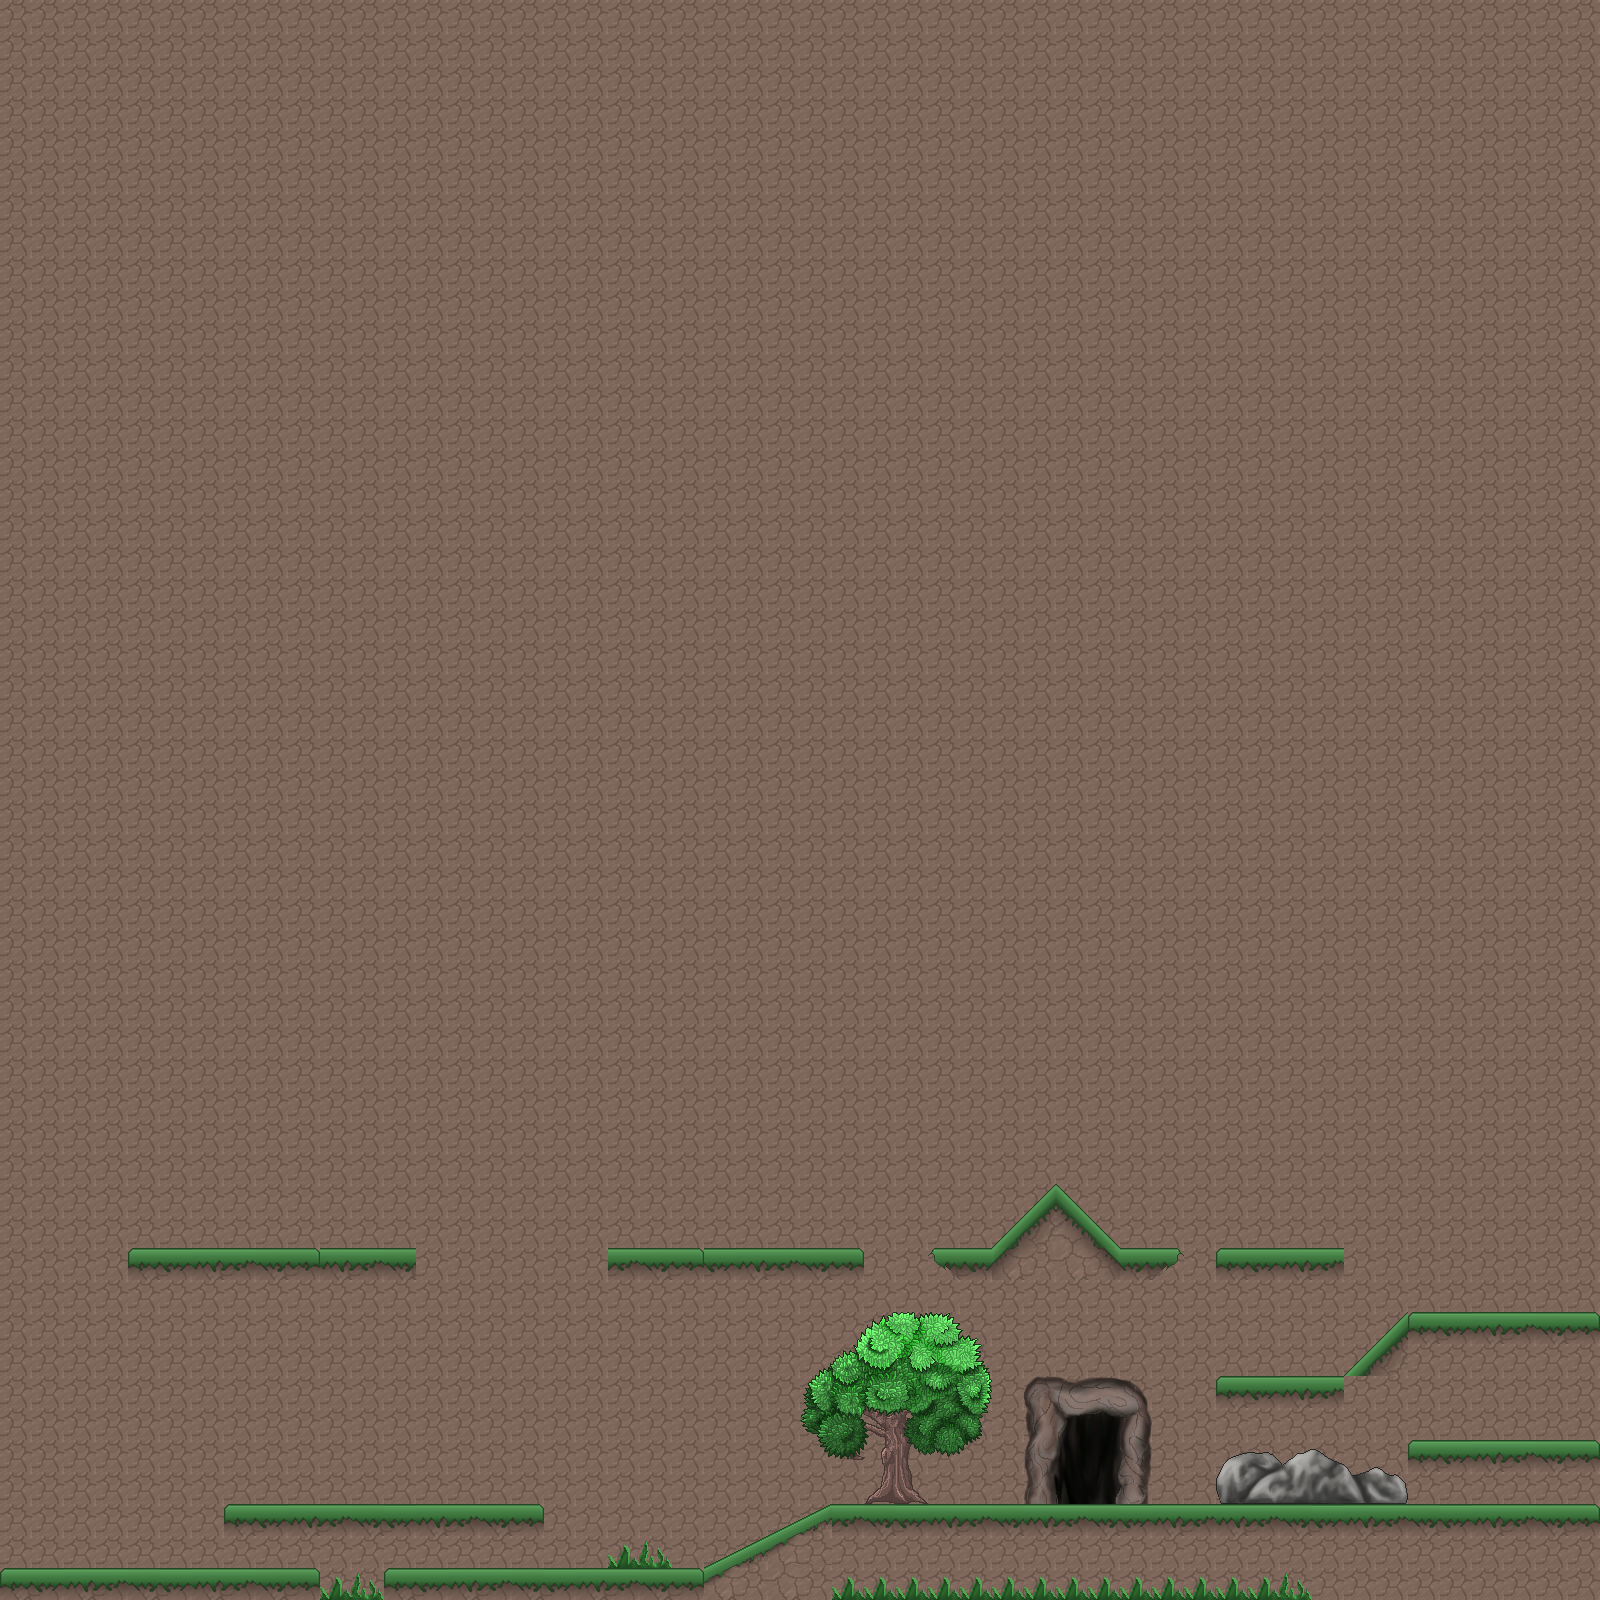

Rendered tile map (Tiled .tmx) drawn with the repository's tilesets; below, a short description and the map source with its tile grids summarised:
An orthogonal 50x50 tile map with 32x32 px tiles, 2 tile layers (Background, PlatformTiles) and 31 objects.

<map version="1.0" orientation="orthogonal" renderorder="right-down" width="50" height="50" tilewidth="32" tileheight="32" nextobjectid="103">
 <tileset firstgid="1" name="grass" tilewidth="32" tileheight="32" tilecount="320" columns="16">
  <image source="../tilesheets/grass.png" width="512" height="640" />
  <tile id="32">
   <properties>
    <property name="platform" type="bool" value="true" />
   </properties>
  </tile>
  <tile id="33">
   <properties>
    <property name="platform" type="bool" value="true" />
   </properties>
  </tile>
  <tile id="34">
   <properties>
    <property name="platform" type="bool" value="true" />
   </properties>
  </tile>
  <tile id="35">
   <properties>
    <property name="platform" type="bool" value="true" />
   </properties>
  </tile>
  <tile id="36">
   <properties>
    <property name="platform" type="bool" value="true" />
   </properties>
  </tile>
  <tile id="37">
   <properties>
    <property name="platform" type="bool" value="true" />
   </properties>
  </tile>
 </tileset>
 <layer name="Background" width="50" height="50">
  <data>[2500 cells, 2500 non-empty, 1 distinct tile ids]</data>
 </layer>
 <layer name="PlatformTiles" width="50" height="50">
  <data>[2500 cells, 206 non-empty, 100 distinct tile ids]</data>
 </layer>
 <objectgroup name="Objects" offsetx="-1" offsety="-1">
  <object id="20" x="1060" y="1419" width="58" height="85">
   <properties>
    <property name="exit" type="bool" value="true" />
    <property name="sensor" type="bool" value="true" />
   </properties>
  </object>
  <object id="25" x="7" y="1" width="7" height="1578" />
  <object id="41" x="641" y="1475" width="28" height="28">
   <properties>
    <property name="coin" type="bool" value="true" />
   </properties>
  </object>
  <object id="46" x="732" y="1438" width="28" height="28">
   <properties>
    <property name="coin" type="bool" value="true" />
   </properties>
  </object>
  <object id="47" x="832" y="1447" width="28" height="28">
   <properties>
    <property name="coin" type="bool" value="true" />
   </properties>
  </object>
  <object id="48" x="901" y="1447" width="28" height="28">
   <properties>
    <property name="coin" type="bool" value="true" />
   </properties>
  </object>
  <object id="54" x="1595" y="2" width="2" height="1569" />
  <object id="56" x="15" y="19" width="1588" height="2" />
  <object id="66" x="1183.67" y="1251.67">
   <polyline points="0,0 -62.6667,0 -125.333,-70.6667 -189.333,-4.41667 -249.333,-4.41667" />
  </object>
  <object id="67" x="131.667" y="1251.67">
   <polyline points="0,0 284,-1.33333" />
  </object>
  <object id="68" x="321" y="1570.33">
   <polyline points="0,0 -318.667,-1.33333" />
  </object>
  <object id="69" x="543.667" y="1509">
   <polyline points="0,0 -317.333,-1.33333" />
  </object>
  <object id="71" x="387.667" y="1573">
   <polyline points="0,0 323.333,-2.66667 450,-61.3333 1205.33,-66.6667" />
  </object>
  <object id="78" x="1406.33" y="1251.67">
   <polyline points="-64,0 -186.667,0" />
  </object>
  <object id="79" x="865" y="1249">
   <polyline points="0,0 -256,0" />
  </object>
  <object id="81" x="608.667" y="1190" width="28" height="28">
   <properties>
    <property name="coin" type="bool" value="true" />
   </properties>
  </object>
  <object id="82" x="676.667" y="1188.67" width="28" height="28">
   <properties>
    <property name="coin" type="bool" value="true" />
   </properties>
  </object>
  <object id="83" x="738" y="1191.33" width="28" height="28">
   <properties>
    <property name="coin" type="bool" value="true" />
   </properties>
  </object>
  <object id="84" x="804.667" y="1188.67" width="28" height="28">
   <properties>
    <property name="coin" type="bool" value="true" />
   </properties>
  </object>
  <object id="85" x="64" y="1512" width="28" height="28">
   <properties>
    <property name="coin" type="bool" value="true" />
   </properties>
  </object>
  <object id="86" x="128" y="1508" width="28" height="28">
   <properties>
    <property name="coin" type="bool" value="true" />
   </properties>
  </object>
  <object id="87" x="260" y="1476" width="28" height="28">
   <properties>
    <property name="coin" type="bool" value="true" />
   </properties>
  </object>
  <object id="88" x="352" y="1440" width="28" height="28">
   <properties>
    <property name="coin" type="bool" value="true" />
   </properties>
  </object>
  <object id="89" x="438" y="1470" width="28" height="28">
   <properties>
    <property name="coin" type="bool" value="true" />
   </properties>
  </object>
  <object id="90" x="364" y="1362" width="28" height="28">
   <properties>
    <property name="coin" type="bool" value="true" />
   </properties>
  </object>
  <object id="91" x="1221" y="1381">
   <polyline points="0,0 128,-2 190,-66 370,-66" />
  </object>
  <object id="92" x="323" y="1587" width="60" height="10">
   <properties>
    <property name="death" type="bool" value="true" />
   </properties>
  </object>
  <object id="96" x="1217" y="1469" width="184" height="32">
   <properties>
    <property name="death" type="bool" value="true" />
   </properties>
  </object>
  <object id="97" x="1415" y="1445">
   <polyline points="0,0 180,0" />
  </object>
  <object id="100" x="247" y="1231" width="16" height="14">
   <properties>
    <property name="willowTheWisp" type="bool" value="true" />
   </properties>
  </object>
  <object id="102" x="1052" y="1155" width="16" height="14">
   <properties>
    <property name="frogSpawn" type="bool" value="true" />
   </properties>
  </object>
 </objectgroup>
</map>
